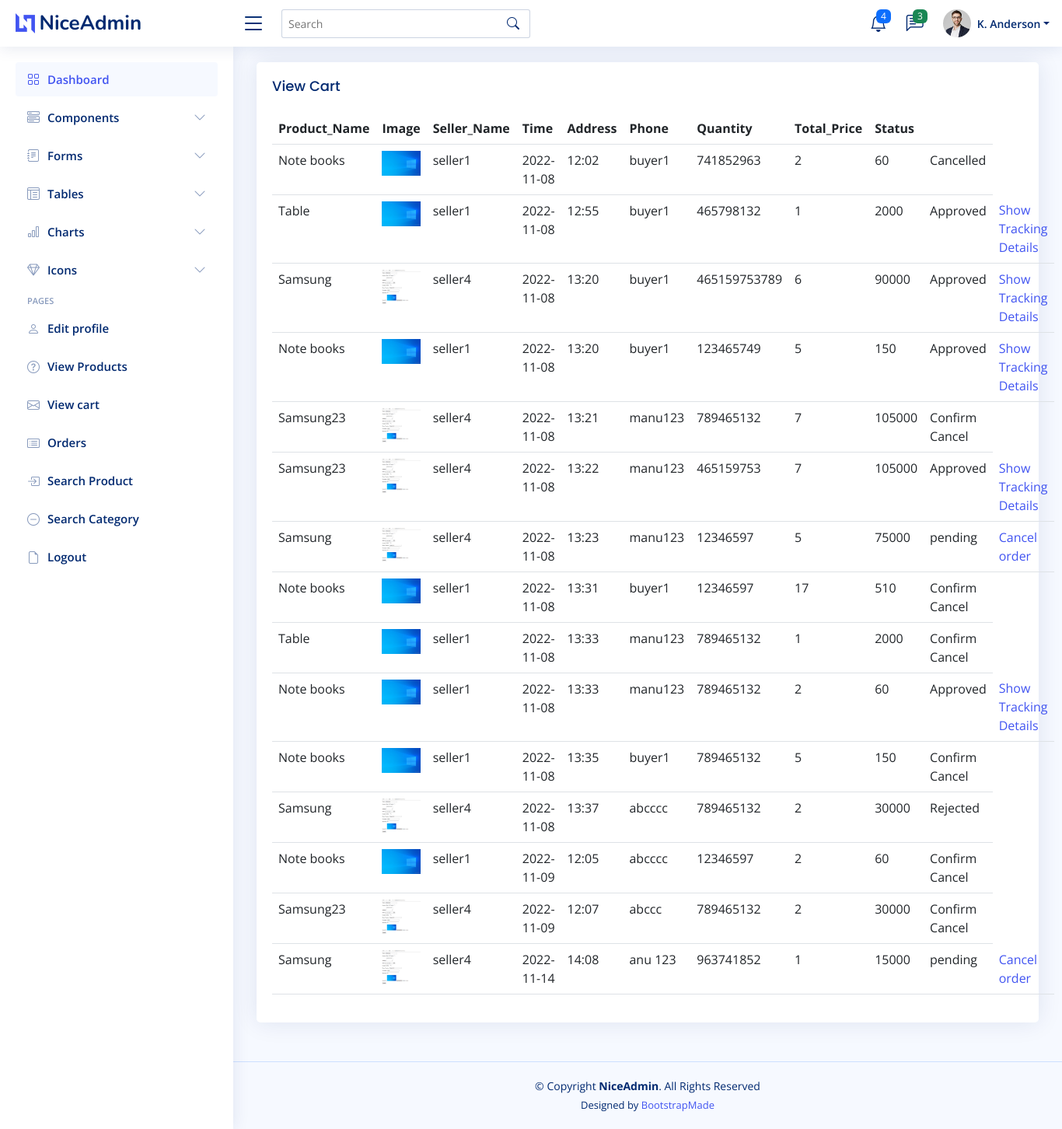
The page /viewCartProductforBuyer/ (signed in) on the database its author committed.
### buyer/models.py (models this page shows)
class OrderModel(models.Model):
    Seller=models.ForeignKey('seller.SellerModel',on_delete=models.CASCADE)
    Product=models.ForeignKey('seller.ProductModel',on_delete=models.CASCADE)
    Buyer=models.ForeignKey('buyer.BuyerModel',on_delete=models.CASCADE)
    Shipping=models.CharField(max_length=255)
    Phone=models.CharField(max_length=50,default='10')
    Quantity=models.IntegerField()
    Total_price=models.IntegerField()
    Date=models.CharField(max_length=50,default='10')
    Time=models.CharField(max_length=50)
    Status=models.CharField(max_length=50,default='pending')

### seller/models.py (models this page shows)
class ProductModel(models.Model):
    Name=models.CharField(max_length=255)
    ImageFile=models.FileField()
    Details=models.CharField(max_length=500)
    Stock=models.IntegerField()
    Category=models.ForeignKey('siteAdmin.categoryTableModel',on_delete=models.CASCADE)
    Seller=models.ForeignKey(SellerModel,on_delete=models.CASCADE)
    Price=models.IntegerField()

class SellerModel(models.Model):
    Name=models.CharField(max_length=255)
    Gender=models.CharField(max_length=25)
    Address=models.CharField(max_length=500)
    DOB=models.CharField(max_length=50)
    Country=models.CharField(max_length=255)
    Phone=models.CharField(max_length=20)
    Username=models.CharField(max_length=255)
    Password=models.CharField(max_length=50)
    ImageFile=models.FileField()
    Status=models.CharField(max_length=10,default='pending')

### buyer/views.py (the view)
# urls.py: path('viewCartProductforBuyer/',buyerview.viewCartProductforBuyer,name='viewCartProductforBuyer'),
def viewCartProductforBuyer(request):
    buyer=request.session['id']
    order_db=OrderModel.objects.filter(Buyer_id=buyer)
    return render(request,'viewCartProductforBuyer.html',{'view':order_db})

### template/viewCartProductforBuyer.html (shortened to what this page needs)
<!DOCTYPE html>
<html lang="en">
    {% extends "buyerbase.html" %}
    {%block content %}
    <div class="card">
        <div class="card-body">
          <h5 class="card-title">View Cart</h5>
          <table class="table table-hover">
            <thead>
              <tr>
                <th scope="col">Product_Name</th>
                <th scope="col">Image</th>
                <th scope="col">Seller_Name</th>
                <th scope="col">Time</th>
                <th scope="col">Address</th>
                <th scope="col">Phone</th>
                <th scope="col">Quantity</th>
                <th scope="col">Total_Price</th>
                <th scope="col" colspan="2"> Status</th>
              </tr>
            </thead>
            <tbody>
                {% for v in view %}
                <tr>
                <td>{{v.Product.Name}}</td>
                <td><img src="{{v.Product.ImageFile.url}}" height="100%" width="100%"></td>
                <td>{{v.Seller.Name}}</td>
                <td>{{v.Date}}</td>
                <td>{{v.Time}}</td>
                <td>{{v.Shipping}}</td>
                <td>{{v.Phone}}</td>
                <td>{{v.Quantity}}</td>
                <td>{{v.Total_price}}</td>
                <td>{{v.Status}}</td>
                {%if v.Status == "pending" %}
                <td><a href="{% url 'OrderCancel' v.id %}">Cancel order</a></td>
                {%endif%}
                {%if v.Status == "Approved" %}
                <td><a href="{% url 'showTrackingDetails' v.id%}">Show Tracking Details</a></td>
                {% endif%}
                </tr>
                {% endfor %}
            </tbody>
          </table>
        </div>
      </div>
    {% endblock %}

### static/NiceAdmin/assets/css/style.css (style rules this page uses)
:root { scroll-behavior: smooth; }
body { font-family: "Open Sans", sans-serif; background: #f6f9ff; color: #444444; }
h1, h2, h3, h4, h5, h6 { font-family: "Nunito", sans-serif; }
.card { margin-bottom: 30px; border: none; border-radius: 5px; box-shadow: 0px 0 30px rgba(1, 41, 112, 0.1); }
.card-title { padding: 20px 0 15px 0; font-size: 18px; font-weight: 500; color: #012970; font-family: "Poppins", sans-serif; }
.card-body { padding: 0 20px 20px 20px; }

### rows shown on the page
OrderModel: Product.Name "Note books", Product.ImageFile (picture), Seller.Name "seller1", Date "2022-11-08", Time "12:02", Shipping "buyer1", Phone "741852963", Quantity "2", Total_price "60", Status "Cancelled"
OrderModel: Product.Name "Table", Product.ImageFile (picture), Seller.Name "seller1", Date "2022-11-08", Time "12:55", Shipping "buyer1", Phone "465798132", Quantity "1", Total_price "2000", Status "Approved", shows "Show Tracking Details"
OrderModel: Product.Name "Samsung", Product.ImageFile (picture), Seller.Name "seller4", Date "2022-11-08", Time "13:20", Shipping "buyer1", Phone "465159753789", Quantity "6", Total_price "90000", Status "Approved", shows "Show Tracking Details"
OrderModel: Product.Name "Note books", Product.ImageFile (picture), Seller.Name "seller1", Date "2022-11-08", Time "13:20", Shipping "buyer1", Phone "123465749", Quantity "5", Total_price "150", Status "Approved", shows "Show Tracking Details"
OrderModel: Product.Name "Samsung23", Product.ImageFile (picture), Seller.Name "seller4", Date "2022-11-08", Time "13:21", Shipping "manu123", Phone "789465132", Quantity "7", Total_price "105000", Status "Confirm Cancel"
OrderModel: Product.Name "Samsung23", Product.ImageFile (picture), Seller.Name "seller4", Date "2022-11-08", Time "13:22", Shipping "manu123", Phone "465159753", Quantity "7", Total_price "105000", Status "Approved", shows "Show Tracking Details"
OrderModel: Product.Name "Samsung", Product.ImageFile (picture), Seller.Name "seller4", Date "2022-11-08", Time "13:23", Shipping "manu123", Phone "12346597", Quantity "5", Total_price "75000", Status "pending", shows "Cancel order"
OrderModel: Product.Name "Note books", Product.ImageFile (picture), Seller.Name "seller1", Date "2022-11-08", Time "13:31", Shipping "buyer1", Phone "12346597", Quantity "17", Total_price "510", Status "Confirm Cancel"
OrderModel: Product.Name "Table", Product.ImageFile (picture), Seller.Name "seller1", Date "2022-11-08", Time "13:33", Shipping "manu123", Phone "789465132", Quantity "1", Total_price "2000", Status "Confirm Cancel"
OrderModel: Product.Name "Note books", Product.ImageFile (picture), Seller.Name "seller1", Date "2022-11-08", Time "13:33", Shipping "manu123", Phone "789465132", Quantity "2", Total_price "60", Status "Approved", shows "Show Tracking Details"
OrderModel: Product.Name "Note books", Product.ImageFile (picture), Seller.Name "seller1", Date "2022-11-08", Time "13:35", Shipping "buyer1", Phone "789465132", Quantity "5", Total_price "150", Status "Confirm Cancel"
OrderModel: Product.Name "Samsung", Product.ImageFile (picture), Seller.Name "seller4", Date "2022-11-08", Time "13:37", Shipping "abcccc", Phone "789465132", Quantity "2", Total_price "30000", Status "Rejected"
OrderModel: Product.Name "Note books", Product.ImageFile (picture), Seller.Name "seller1", Date "2022-11-09", Time "12:05", Shipping "abcccc", Phone "12346597", Quantity "2", Total_price "60", Status "Confirm Cancel"
OrderModel: Product.Name "Samsung23", Product.ImageFile (picture), Seller.Name "seller4", Date "2022-11-09", Time "12:07", Shipping "abccc", Phone "789465132", Quantity "2", Total_price "30000", Status "Confirm Cancel"
OrderModel: Product.Name "Samsung", Product.ImageFile (picture), Seller.Name "seller4", Date "2022-11-14", Time "14:08", Shipping "anu 123", Phone "963741852", Quantity "1", Total_price "15000", Status "pending", shows "Cancel order"
